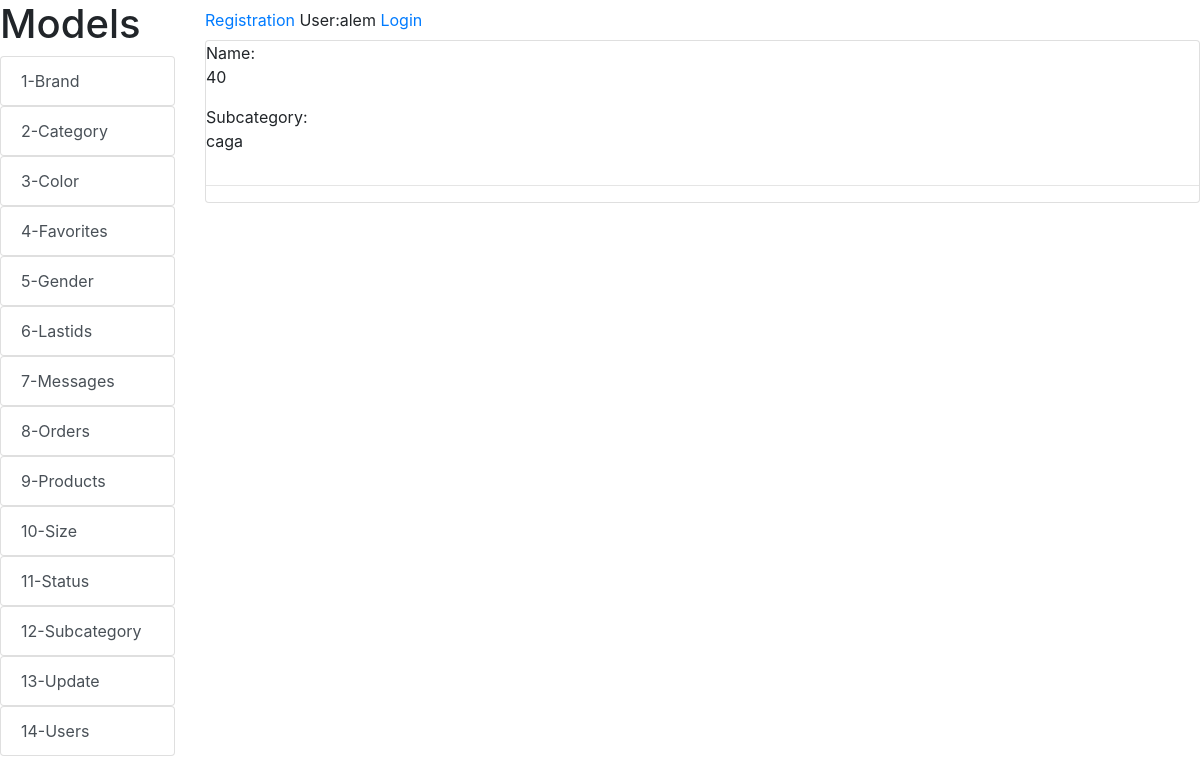
Page /size/ (signed in) on the committed database.
### alemsite/models.py (models this page shows, shortened)
class UserAlem(AbstractUser):
   phone = models.IntegerField(null=True)

class Size(models.Model):
    name = models.CharField(max_length=100)
    subcategory = models.ForeignKey('Subcategory', on_delete=models.CASCADE)

class Subcategory(models.Model):
    category = models.ForeignKey('Category',on_delete=models.CASCADE, related_name='category')
    name = models.CharField(max_length=150,)
    def __str__(self):
        return self.name

### alemsite/views.py (the view)
# urls.py: path('size/', size, name='size'),
def size(request):
    size = Size.objects.all()
    return render(request, 'size/size.html', {'size':size})

### alemsite/templates/size/size.html
{% extends 'index.html'%}
{% block content %}
    {% for item in size %}
        Name:
    <p>{{ item.name }}</p>
        Subcategory:
    <p>{{ item.subcategory }}</p>
        <hr>
    {% endfor %}
{% endblock %}

### alemsite/templates/index.html (shortened to what this page needs)
<!DOCTYPE html>
{% load static %}
<html lang="en">
<head>
    <link rel="stylesheet" href="{% static 'css/bootstrap.css' %}">
    <link rel="stylesheet" href="{% static 'css/bootstrap.min.css' %}">
    <link rel="stylesheet" href="{% static 'css/bootstrap-grid.css' %}">
    <link rel="stylesheet" href="{% static 'css/bootstrap-grid.min.css' %}">
    <link rel="stylesheet" href="{% static 'css/bootstrap-reboot.css' %}">
    <link rel="stylesheet" href="{% static 'css/bootstrap-reboot.min.css' %}">
    <link rel="stylesheet" href="{% static 'css/main-stylesheet' %}">
</head>
<body>
<div class="row">
<div class="col-md-2">
<h1>Models</h1>
<div class="list-group"><a href="{% url 'brand' %}" class="list-group-item list-group-item-action">1-Brand</a></div>
<div class="list-group"><a href="{% url 'category' %}" class="list-group-item list-group-item-action">2-Category</a></div>
<div class="list-group"><a href="{% url 'color' %}" class="list-group-item list-group-item-action">3-Color</a></div>
<div class="list-group"><a href="{% url 'favlist' %}" class="list-group-item list-group-item-action">4-Favorites</a></div>
<div class="list-group"><a href="{% url 'gender' %}" class="list-group-item list-group-item-action">5-Gender</a></div>
<div class="list-group"><a href="{% url 'lastids' %}" class="list-group-item list-group-item-action">6-Lastids</a></div>
<div class="list-group"><a href="{% url 'messages' %}" class="list-group-item list-group-item-action">7-Messages</a></div>
<div class="list-group"><a href="{% url 'orderlist' %}" class="list-group-item list-group-item-action">8-Orders</a></div>
<div class="list-group"><a href="{% url 'cat' %}" class="list-group-item list-group-item-action">9-Products</a></div>
<div class="list-group"><a href="{% url 'size' %}" class="list-group-item list-group-item-action">10-Size</a></div>
<div class="list-group"><a href="{% url 'status' %}" class="list-group-item list-group-item-action">11-Status</a></div>
<div class="list-group"><a href="{% url 'subcategory' %}" class="list-group-item list-group-item-action">12-Subcategory</a></div>
<div class="list-group"><a href="#" class="list-group-item list-group-item-action">13-Update</a></div>
<div class="list-group"><a href="{% url 'user' %}" class="list-group-item list-group-item-action">14-Users</a></div>
</div>
<div class="col-md-10">
<span class="navbar-text">
    <a href="{% url 'userRegister' %}">Registration     </a>
    {% if request.user.is_authenticated %}
        User:{{ user.username }}
    {% endif %}
</span>
<span class="navbar-text">
    <a href="{% url 'userLogin' %}">Login     </a>
</span>
<div class="card mb-3">
    {% block content %}Content{% endblock %}
</div>
</div>
</div>
</body>
</html>

### rows in the picture
UserAlem: username "alem"
Size: name "40", subcategory "caga"
